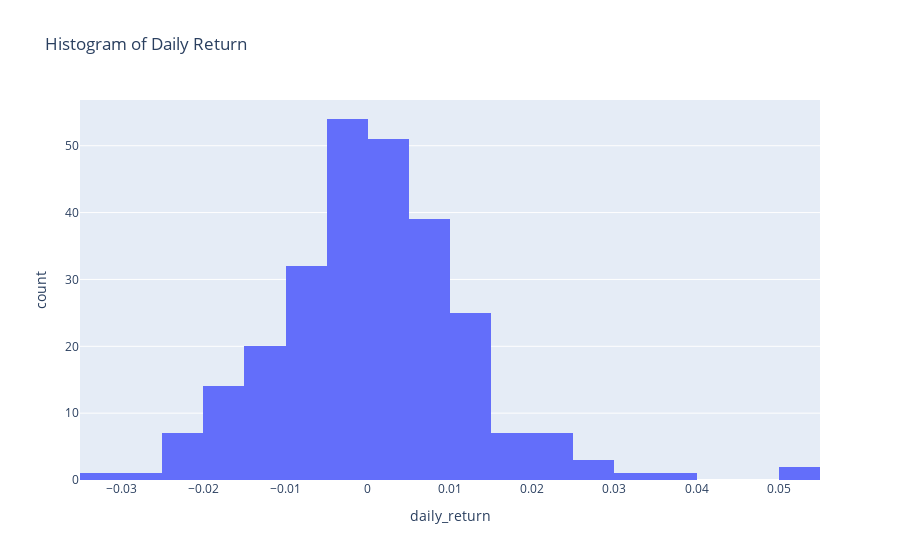

Here is the notebook cell this chart was saved with:
### Code cell
# normal distribution represents highly volatile stock movement
v.volatility(dataframe=df,bins=30)

### Figure 1 — Plotly figure (JSON) as saved in the notebook; plotly's stock layout.template omitted (floating-point values rounded to 4 significant figures; data arrays with more than 128 entries replaced by an {"elided": "..."} marker saying what was removed)
{"data": [{"alignmentgroup": "True", "bingroup": "x", "hovertemplate": "daily_return=%{x}<br>count=%{y}<extra></extra>", "legendgroup": "", "marker": {"color": "#636efa", "pattern": {"shape": ""}}, "name": "", "nbinsx": 30, "offsetgroup": "", "orientation": "v", "showlegend": false, "type": "histogram", "x": {"elided": "266 float values"}, "xaxis": "x", "yaxis": "y"}], "layout": {"barmode": "relative", "legend": {"tracegroupgap": 0}, "title": {"text": "Histogram of Daily Return"}, "xaxis": {"anchor": "y", "domain": [0, 1], "title": {"text": "daily_return"}}, "yaxis": {"anchor": "x", "domain": [0, 1], "title": {"text": "count"}}}}
